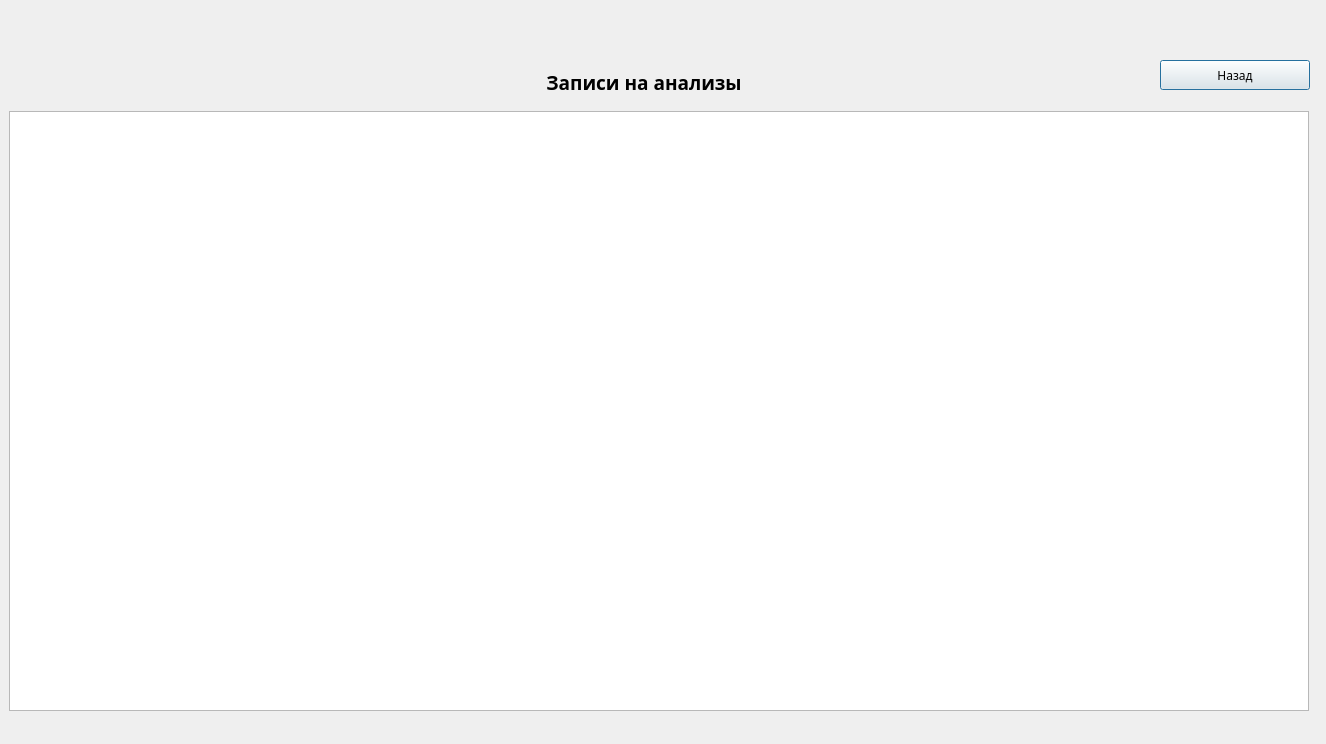
<?xml version="1.0" encoding="UTF-8"?>
<ui version="4.0">
 <class>recordingforanalysislist</class>
 <widget class="QDialog" name="recordingforanalysislist">
  <property name="geometry">
   <rect>
    <x>0</x>
    <y>0</y>
    <width>1326</width>
    <height>744</height>
   </rect>
  </property>
  <property name="minimumSize">
   <size>
    <width>100</width>
    <height>0</height>
   </size>
  </property>
  <property name="font">
   <font>
    <family>Gargi</family>
   </font>
  </property>
  <property name="windowTitle">
   <string>Записи на анализы</string>
  </property>
  <widget class="QTableWidget" name="twRecordingForAnalysis">
   <property name="geometry">
    <rect>
     <x>9</x>
     <y>111</y>
     <width>1300</width>
     <height>600</height>
    </rect>
   </property>
   <property name="minimumSize">
    <size>
     <width>1300</width>
     <height>0</height>
    </size>
   </property>
   <property name="maximumSize">
    <size>
     <width>1200</width>
     <height>600</height>
    </size>
   </property>
  </widget>
  <widget class="QLabel" name="lbFio_4">
   <property name="geometry">
    <rect>
     <x>294</x>
     <y>57</y>
     <width>700</width>
     <height>50</height>
    </rect>
   </property>
   <property name="minimumSize">
    <size>
     <width>700</width>
     <height>50</height>
    </size>
   </property>
   <property name="maximumSize">
    <size>
     <width>700</width>
     <height>0</height>
    </size>
   </property>
   <property name="font">
    <font>
     <family>Gargi</family>
     <pointsize>14</pointsize>
     <weight>75</weight>
     <bold>true</bold>
    </font>
   </property>
   <property name="text">
    <string>Записи на анализы</string>
   </property>
   <property name="alignment">
    <set>Qt::AlignCenter</set>
   </property>
  </widget>
  <widget class="QPushButton" name="btnBack">
   <property name="geometry">
    <rect>
     <x>1160</x>
     <y>60</y>
     <width>150</width>
     <height>30</height>
    </rect>
   </property>
   <property name="minimumSize">
    <size>
     <width>150</width>
     <height>30</height>
    </size>
   </property>
   <property name="maximumSize">
    <size>
     <width>150</width>
     <height>30</height>
    </size>
   </property>
   <property name="font">
    <font>
     <kerning>true</kerning>
    </font>
   </property>
   <property name="text">
    <string>Назад</string>
   </property>
   <property name="flat">
    <bool>false</bool>
   </property>
  </widget>
 </widget>
 <resources/>
 <connections/>
</ui>
